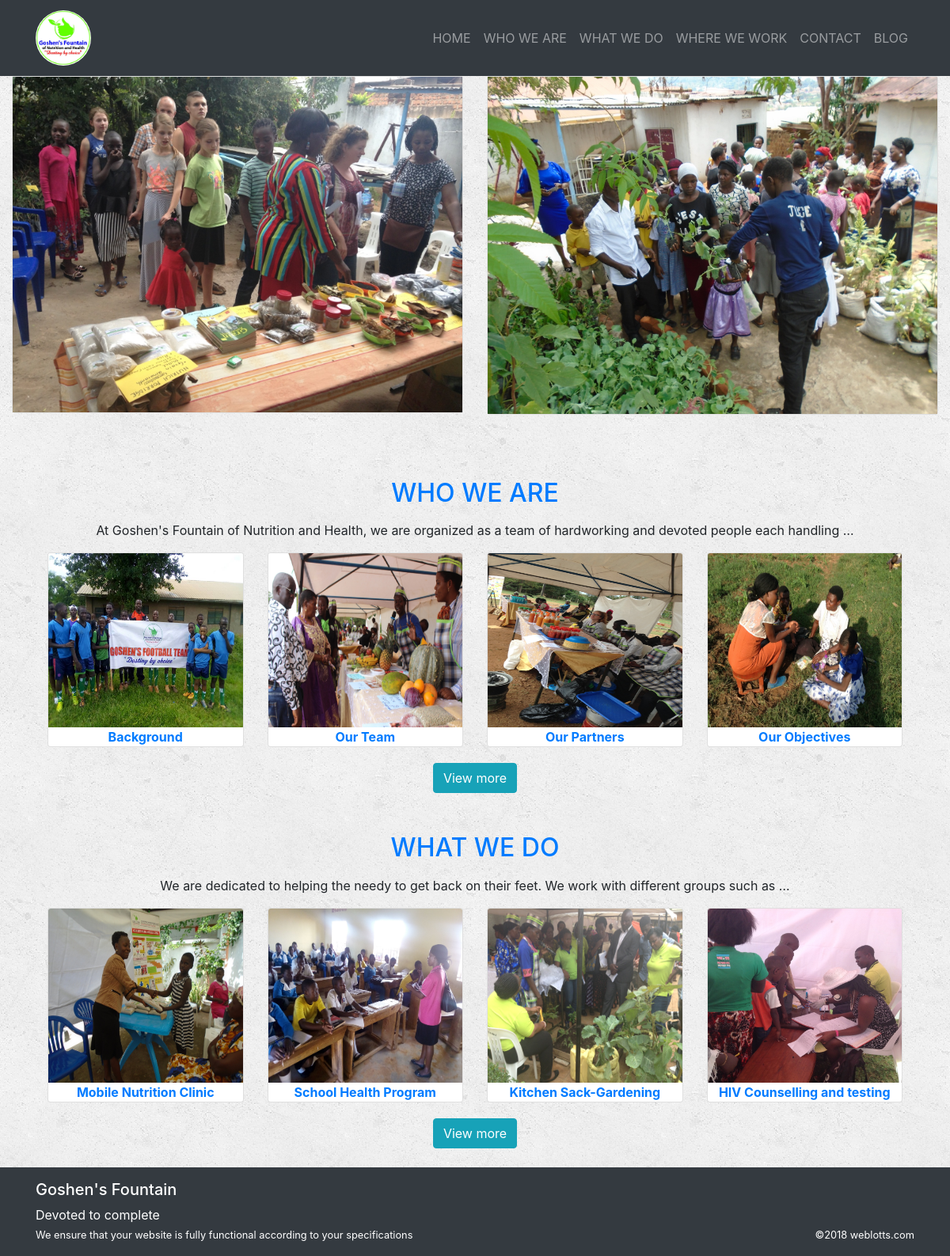
The page / on the database its author committed.
### page/models.py (models this page shows, shortened)
class Category(models.Model):
    name = models.CharField(max_length=250)
    slug = models.SlugField(max_length=250)
    cat_content = models.TextField()
    cat_image = models.FileField()

class Page(models.Model):
    page_title = models.CharField(max_length=250)
    slug = models.SlugField(max_length=250)
    page_content = models.TextField()
    page_image = models.FileField()
    category = models.ForeignKey(Category, on_delete=models.CASCADE)

### page/views.py (the view)
# urls.py: url(r'^$', views.page_list, name='index'),
def page_list(request):
    categories = Category.objects.all()
    pages = Page.objects.all()
    return render(request, 'blog/post/index.html', {'categories': categories, 'pages': pages})

### blog/templates/blog/post/index.html (shortened to what this page needs)
{% extends 'blog/base.html' %}
{% load staticfiles %}
{% block body %}
    <div class="container-fluid">
        <div class="row">
            <div class="card-group px-0">
                <div class="col-lg-6">
                    <div class="card">
                        <a href="#"><img class="img-fluid" src="{% static 'blog/images/goshenimage.jpg' %}"></a>
                    </div>
                </div>
                <div class="col-lg-6">
                    <div class="card ml-0">
                        <a href="#"><img class="img-fluid" src="{% static 'blog/images/goshenimage2.jpg' %}"></a>
                    </div>
                </div>
            </div>
        </div>
    </div>
    <div class="container" style="padding-top: 30px;">
        <div class="container text-center">
            {% for category in categories|slice:":2" %}
                <a href="{% url 'page:post_by_category' category.slug %}"><h2 style="padding-top: 50px;">{{ category.name }}</h2></a>
                <p class="lead">{{ category.cat_content|truncatewords:20|linebreaks }}</p>
                <div class="row" style="padding-bottom: 20px;">
                    {% for page in category.page_set.all|slice:":4" %}
                        <div class="col-sm-7 col-lg-3">
                            <div class="card-deck">
                                <div class="card">
                                    <a href="{% url 'page:page_detail' page.id %}"><img class="card-img-top img-fluid"
                                        src="{{ page.page_image.url }}" alt="Card image cap" style="height: 220px;"></a>
                                    <a href="{% url 'page:page_detail' page.id %}"><strong>{{ page.page_title }}</strong></a>
                                </div>
                            </div>
                        </div>
                    {% endfor %}
                </div>
                <a href="{% url 'page:post_by_category' category.slug %}" class="btn btn-info">View more</a>
            {% endfor %}
        </div>
    </div>
{% endblock %}

### blog/templates/blog/base.html (shortened to what this page needs)
{% load staticfiles %}
<!DOCTYPE html>
<html lang="en">
<head>
    <link rel="stylesheet" type="text/css" href="{% static 'blog/bootstrap/css/bootstrap.min.css' %}"/>
    <link rel="stylesheet" type="text/css" href="{% static 'blog/style.css' %}"/>
    <link rel="stylesheet" href="https://maxcdn.bootstrapcdn.com/bootstrap/4.0.0/css/bootstrap.min.css">
    <link rel="stylesheet" href="https://use.fontawesome.com/releases/v5.0.13/css/all.css">
</head>
<nav class="navbar navbar-expand-lg navbar-dark bg-dark">
    <div class="container">
          <a class="navbar-brand" href="{% url 'index' %}">
            <img src="{% static 'blog/images/logo.jpg' %}" class="rounded-circle" width="70" height="70" alt="GFH">
          </a>
        <div class="collapse navbar-collapse" id="navbarSupportedContent">
            <ul class="navbar-nav ml-auto">
                <li class="nav-item">
                    <a class="nav-link" href="{% url 'index' %}">HOME</a>
                </li>
                <li class="nav-item">
                    <a class="nav-link" href="{% url 'page:post_by_category' category_slug='who-we-are' %}">WHO WE ARE</a>
                </li>
                <li class="nav-item">
                    <a class="nav-link" href="{% url 'page:post_by_category' category_slug='what-we-do' %}" >WHAT WE DO</a>
                </li>
                <li class="nav-item dropdown">
                    <a class="nav-link" href="{% url 'page:post_by_category' category_slug='where-we-work' %}"> WHERE WE WORK </a>
                </li>
                <li class="nav-item">
                    <a class="nav-link" href="{% url 'contact-us' %}">CONTACT</a>
                </li>
                <li class="nav-item">
                    <a class="nav-link" href="{% url 'blog:post_list' %}">BLOG</a>
                </li>
            </ul>
        </div>
    </div>
</nav>
<body>
{% block body %}
{% endblock %}
<footer class="mt-4 bg-dark" style="color: white;">
        <div class="container py-3">
            <div class="row">
                <div class="col-md-3">
                    <h5>Goshen's Fountain</h5></div>
                <div class="col-md-3"></div>
                <div class="col-md-3"></div>
                <div class="col-md-3"></div>
            </div>
            <div class="row">
                <div class="col-md-6">Devoted to complete <span class="small"><br>We ensure that  your website is fully functional according to your specifications</span></div>
                <div class="col-md-3"></div>
                <div class="col-md-3 text-right small align-self-end">©2018 weblotts.com</div>
            </div>
        </div>
    </footer>
</body>
</html>

### blog/static/blog/style.css (style rules this page uses)
body { background: white url("images/background.png"); }
html { min-height: 100%; }
html, html a, body { -webkit-font-smoothing: antialiased; -webkit-font-smoothing: antialiased; }
body { font-family: 'Roboto', sans-serif; }
footer { color: #000; width: 100%; }

### rows shown on the page
Category: name "WHO WE ARE", cat_content "At Goshen's Fountain of Nutrition and Health, we are organized as a team of hardworking and devoted people each handling …"
Page: page_image (picture), page_title "Background"
Page: page_image (picture), page_title "Our Team"
Page: page_image (picture), page_title "Our Partners"
Page: page_image (picture), page_title "Our Objectives"
Category: name "WHAT WE DO", cat_content "We are dedicated to helping the needy to get back on their feet. We work with different groups such as …"
Page: page_image (picture), page_title "Mobile Nutrition Clinic"
Page: page_image (picture), page_title "School Health Program"
Page: page_image (picture), page_title "Kitchen Sack-Gardening"
Page: page_image (picture), page_title "HIV Counselling and testing"
